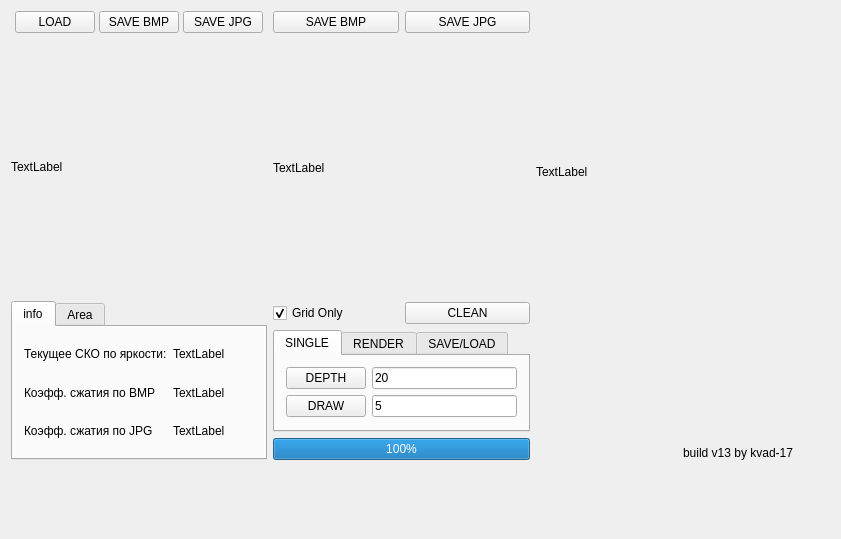
<?xml version="1.0" encoding="UTF-8"?>
<ui version="4.0">
 <class>MainWindow</class>
 <widget class="QMainWindow" name="MainWindow">
  <property name="geometry">
   <rect>
    <x>0</x>
    <y>0</y>
    <width>841</width>
    <height>539</height>
   </rect>
  </property>
  <property name="sizePolicy">
   <sizepolicy hsizetype="Fixed" vsizetype="Fixed">
    <horstretch>0</horstretch>
    <verstretch>0</verstretch>
   </sizepolicy>
  </property>
  <property name="minimumSize">
   <size>
    <width>841</width>
    <height>539</height>
   </size>
  </property>
  <property name="maximumSize">
   <size>
    <width>841</width>
    <height>539</height>
   </size>
  </property>
  <property name="windowTitle">
   <string>img-polygonizer</string>
  </property>
  <widget class="QWidget" name="centralWidget">
   <layout class="QGridLayout" name="gridLayout">
    <property name="sizeConstraint">
     <enum>QLayout::SetFixedSize</enum>
    </property>
    <item row="0" column="1">
     <layout class="QVBoxLayout" name="verticalLayout_5">
      <item>
       <layout class="QVBoxLayout" name="verticalLayout_2">
        <property name="sizeConstraint">
         <enum>QLayout::SetDefaultConstraint</enum>
        </property>
        <item>
         <layout class="QHBoxLayout" name="horizontalLayout_4">
          <item>
           <widget class="QPushButton" name="pushButton_save_work_bmp">
            <property name="text">
             <string>SAVE BMP</string>
            </property>
           </widget>
          </item>
          <item>
           <widget class="QPushButton" name="pushButton_save_work_jpg">
            <property name="text">
             <string>SAVE JPG</string>
            </property>
           </widget>
          </item>
         </layout>
        </item>
       </layout>
      </item>
      <item>
       <widget class="xyLabel" name="labelxy_img_work">
        <property name="sizePolicy">
         <sizepolicy hsizetype="MinimumExpanding" vsizetype="MinimumExpanding">
          <horstretch>0</horstretch>
          <verstretch>0</verstretch>
         </sizepolicy>
        </property>
        <property name="minimumSize">
         <size>
          <width>257</width>
          <height>257</height>
         </size>
        </property>
        <property name="maximumSize">
         <size>
          <width>1025</width>
          <height>1025</height>
         </size>
        </property>
        <property name="text">
         <string>TextLabel</string>
        </property>
       </widget>
      </item>
      <item>
       <layout class="QVBoxLayout" name="verticalLayout">
        <property name="sizeConstraint">
         <enum>QLayout::SetFixedSize</enum>
        </property>
        <item>
         <layout class="QHBoxLayout" name="horizontalLayout">
          <item>
           <widget class="QCheckBox" name="checkBox_gridonly">
            <property name="enabled">
             <bool>true</bool>
            </property>
            <property name="text">
             <string>Grid Only</string>
            </property>
            <property name="checked">
             <bool>true</bool>
            </property>
           </widget>
          </item>
          <item>
           <widget class="QPushButton" name="pushButton_drawPolyClean">
            <property name="text">
             <string>CLEAN</string>
            </property>
           </widget>
          </item>
         </layout>
        </item>
        <item>
         <widget class="QTabWidget" name="tabWidget">
          <property name="currentIndex">
           <number>0</number>
          </property>
          <widget class="QWidget" name="tab_2">
           <attribute name="title">
            <string>SINGLE</string>
           </attribute>
           <layout class="QGridLayout" name="gridLayout_3">
            <item row="0" column="1">
             <widget class="QLineEdit" name="lineEdit_polyDepth">
              <property name="text">
               <string>20</string>
              </property>
             </widget>
            </item>
            <item row="1" column="1">
             <widget class="QLineEdit" name="lineEdit_drawPolyABCDdepth">
              <property name="text">
               <string>5</string>
              </property>
             </widget>
            </item>
            <item row="1" column="0">
             <widget class="QPushButton" name="pushButton_drawPolyABCD">
              <property name="text">
               <string>DRAW</string>
              </property>
             </widget>
            </item>
            <item row="0" column="0">
             <widget class="QPushButton" name="pushButton_polySplitOnce">
              <property name="text">
               <string>DEPTH</string>
              </property>
             </widget>
            </item>
           </layout>
          </widget>
          <widget class="QWidget" name="tab">
           <attribute name="title">
            <string>RENDER</string>
           </attribute>
           <layout class="QGridLayout" name="gridLayout_4">
            <item row="1" column="0">
             <widget class="QPushButton" name="pushButton_polySplit">
              <property name="text">
               <string>RENDER</string>
              </property>
             </widget>
            </item>
            <item row="0" column="0">
             <layout class="QHBoxLayout" name="horizontalLayout_2">
              <item>
               <widget class="QSlider" name="horizontalSlider">
                <property name="maximumSize">
                 <size>
                  <width>16777215</width>
                  <height>257</height>
                 </size>
                </property>
                <property name="maximum">
                 <number>256</number>
                </property>
                <property name="value">
                 <number>127</number>
                </property>
                <property name="orientation">
                 <enum>Qt::Horizontal</enum>
                </property>
               </widget>
              </item>
              <item>
               <widget class="QLabel" name="label_progress">
                <property name="sizePolicy">
                 <sizepolicy hsizetype="Fixed" vsizetype="Fixed">
                  <horstretch>0</horstretch>
                  <verstretch>0</verstretch>
                 </sizepolicy>
                </property>
                <property name="maximumSize">
                 <size>
                  <width>16777215</width>
                  <height>257</height>
                 </size>
                </property>
                <property name="text">
                 <string>127</string>
                </property>
               </widget>
              </item>
             </layout>
            </item>
           </layout>
          </widget>
          <widget class="QWidget" name="tab_3">
           <attribute name="title">
            <string>SAVE/LOAD</string>
           </attribute>
           <layout class="QGridLayout" name="gridLayout_5">
            <item row="0" column="0">
             <layout class="QGridLayout" name="gridLayout_6">
              <item row="0" column="0">
               <widget class="QPushButton" name="pushButton_compress_save">
                <property name="text">
                 <string>save image (.pc)</string>
                </property>
               </widget>
              </item>
              <item row="1" column="0">
               <widget class="QPushButton" name="pushButton_compress_load">
                <property name="text">
                 <string>load image (.pc)</string>
                </property>
               </widget>
              </item>
             </layout>
            </item>
            <item row="0" column="1">
             <layout class="QGridLayout" name="gridLayout_7">
              <item row="0" column="0">
               <widget class="QPushButton" name="pushButton_compress_save_render">
                <property name="text">
                 <string>save render (.pcr)</string>
                </property>
               </widget>
              </item>
              <item row="1" column="0">
               <widget class="QPushButton" name="pushButton_compress_load_render">
                <property name="text">
                 <string>load render(.pcr</string>
                </property>
               </widget>
              </item>
             </layout>
            </item>
           </layout>
          </widget>
         </widget>
        </item>
        <item>
         <widget class="QProgressBar" name="progressBar">
          <property name="maximumSize">
           <size>
            <width>16777215</width>
            <height>257</height>
           </size>
          </property>
          <property name="value">
           <number>100</number>
          </property>
         </widget>
        </item>
       </layout>
      </item>
     </layout>
    </item>
    <item row="0" column="2">
     <layout class="QVBoxLayout" name="verticalLayout_6">
      <item>
       <spacer name="verticalSpacer_2">
        <property name="orientation">
         <enum>Qt::Vertical</enum>
        </property>
        <property name="sizeType">
         <enum>QSizePolicy::Minimum</enum>
        </property>
        <property name="sizeHint" stdset="0">
         <size>
          <width>20</width>
          <height>32</height>
         </size>
        </property>
       </spacer>
      </item>
      <item>
       <widget class="QLabel" name="label_img_poly">
        <property name="sizePolicy">
         <sizepolicy hsizetype="Fixed" vsizetype="Fixed">
          <horstretch>0</horstretch>
          <verstretch>0</verstretch>
         </sizepolicy>
        </property>
        <property name="minimumSize">
         <size>
          <width>257</width>
          <height>257</height>
         </size>
        </property>
        <property name="maximumSize">
         <size>
          <width>257</width>
          <height>257</height>
         </size>
        </property>
        <property name="text">
         <string>TextLabel</string>
        </property>
       </widget>
      </item>
      <item>
       <spacer name="verticalSpacer">
        <property name="orientation">
         <enum>Qt::Vertical</enum>
        </property>
        <property name="sizeHint" stdset="0">
         <size>
          <width>20</width>
          <height>40</height>
         </size>
        </property>
       </spacer>
      </item>
      <item>
       <widget class="QLabel" name="label_2">
        <property name="text">
         <string>build v13 by kvad-17</string>
        </property>
        <property name="alignment">
         <set>Qt::AlignRight|Qt::AlignTrailing|Qt::AlignVCenter</set>
        </property>
       </widget>
      </item>
     </layout>
    </item>
    <item row="0" column="0">
     <layout class="QVBoxLayout" name="verticalLayout_4">
      <property name="sizeConstraint">
       <enum>QLayout::SetFixedSize</enum>
      </property>
      <item>
       <layout class="QVBoxLayout" name="verticalLayout_3">
        <item>
         <layout class="QHBoxLayout" name="horizontalLayout_3">
          <property name="spacing">
           <number>0</number>
          </property>
          <item>
           <widget class="QPushButton" name="pushButton_load">
            <property name="sizePolicy">
             <sizepolicy hsizetype="Fixed" vsizetype="Fixed">
              <horstretch>0</horstretch>
              <verstretch>0</verstretch>
             </sizepolicy>
            </property>
            <property name="text">
             <string>LOAD</string>
            </property>
           </widget>
          </item>
          <item>
           <widget class="QPushButton" name="pushButton_save_orig_bmp">
            <property name="sizePolicy">
             <sizepolicy hsizetype="Fixed" vsizetype="Fixed">
              <horstretch>0</horstretch>
              <verstretch>0</verstretch>
             </sizepolicy>
            </property>
            <property name="text">
             <string>SAVE BMP</string>
            </property>
           </widget>
          </item>
          <item>
           <widget class="QPushButton" name="pushButton_save_orig_jpg">
            <property name="sizePolicy">
             <sizepolicy hsizetype="Fixed" vsizetype="Fixed">
              <horstretch>0</horstretch>
              <verstretch>0</verstretch>
             </sizepolicy>
            </property>
            <property name="text">
             <string>SAVE JPG</string>
            </property>
           </widget>
          </item>
         </layout>
        </item>
        <item>
         <widget class="QLabel" name="label_img_origin">
          <property name="sizePolicy">
           <sizepolicy hsizetype="Fixed" vsizetype="Fixed">
            <horstretch>0</horstretch>
            <verstretch>0</verstretch>
           </sizepolicy>
          </property>
          <property name="minimumSize">
           <size>
            <width>256</width>
            <height>256</height>
           </size>
          </property>
          <property name="maximumSize">
           <size>
            <width>257</width>
            <height>257</height>
           </size>
          </property>
          <property name="text">
           <string>TextLabel</string>
          </property>
         </widget>
        </item>
       </layout>
      </item>
      <item>
       <widget class="QTabWidget" name="tabWidget_2">
        <property name="enabled">
         <bool>true</bool>
        </property>
        <property name="sizePolicy">
         <sizepolicy hsizetype="Ignored" vsizetype="Preferred">
          <horstretch>0</horstretch>
          <verstretch>0</verstretch>
         </sizepolicy>
        </property>
        <property name="minimumSize">
         <size>
          <width>256</width>
          <height>0</height>
         </size>
        </property>
        <property name="currentIndex">
         <number>0</number>
        </property>
        <property name="tabsClosable">
         <bool>false</bool>
        </property>
        <property name="tabBarAutoHide">
         <bool>false</bool>
        </property>
        <widget class="QWidget" name="info">
         <attribute name="title">
          <string>info</string>
         </attribute>
         <layout class="QGridLayout" name="gridLayout_11">
          <item row="0" column="0">
           <layout class="QGridLayout" name="gridLayout_10">
            <item row="0" column="0">
             <widget class="QLabel" name="label_5">
              <property name="text">
               <string>Текущее СКО по яркости:</string>
              </property>
             </widget>
            </item>
            <item row="0" column="1">
             <widget class="QLabel" name="label_sko">
              <property name="text">
               <string>TextLabel</string>
              </property>
             </widget>
            </item>
            <item row="1" column="0">
             <widget class="QLabel" name="label">
              <property name="text">
               <string>Коэфф. сжатия по BMP</string>
              </property>
             </widget>
            </item>
            <item row="1" column="1">
             <widget class="QLabel" name="label_kbmp">
              <property name="text">
               <string>TextLabel</string>
              </property>
             </widget>
            </item>
            <item row="2" column="0">
             <widget class="QLabel" name="label_3">
              <property name="text">
               <string>Коэфф. сжатия по JPG</string>
              </property>
             </widget>
            </item>
            <item row="2" column="1">
             <widget class="QLabel" name="label_kjpg">
              <property name="text">
               <string>TextLabel</string>
              </property>
             </widget>
            </item>
           </layout>
          </item>
         </layout>
        </widget>
        <widget class="QWidget" name="tab_5">
         <property name="enabled">
          <bool>false</bool>
         </property>
         <attribute name="title">
          <string>Area</string>
         </attribute>
         <layout class="QGridLayout" name="gridLayout_9">
          <item row="0" column="0">
           <layout class="QGridLayout" name="gridLayout_2">
            <property name="sizeConstraint">
             <enum>QLayout::SetDefaultConstraint</enum>
            </property>
            <item row="4" column="0">
             <widget class="QLineEdit" name="lineEdit_polyDX">
              <property name="text">
               <string>256</string>
              </property>
             </widget>
            </item>
            <item row="3" column="2">
             <widget class="QPushButton" name="pushButton_polySplitPreset2">
              <property name="text">
               <string>preset 2</string>
              </property>
             </widget>
            </item>
            <item row="1" column="1">
             <widget class="QLineEdit" name="lineEdit_polyAY">
              <property name="text">
               <string>0</string>
              </property>
             </widget>
            </item>
            <item row="4" column="2">
             <widget class="QPushButton" name="pushButton_polySplitPreset3">
              <property name="text">
               <string>preset 2</string>
              </property>
             </widget>
            </item>
            <item row="1" column="2">
             <widget class="QPushButton" name="pushButton_polySplitPreset0">
              <property name="text">
               <string>preset 0</string>
              </property>
             </widget>
            </item>
            <item row="1" column="0">
             <widget class="QLineEdit" name="lineEdit_polyAX">
              <property name="text">
               <string>0</string>
              </property>
             </widget>
            </item>
            <item row="4" column="1">
             <widget class="QLineEdit" name="lineEdit_polyDY">
              <property name="text">
               <string>256</string>
              </property>
             </widget>
            </item>
            <item row="2" column="2">
             <widget class="QPushButton" name="pushButton_polySplitPreset1">
              <property name="text">
               <string>preset 1</string>
              </property>
             </widget>
            </item>
            <item row="3" column="1">
             <widget class="QLineEdit" name="lineEdit_polyCY">
              <property name="text">
               <string>256</string>
              </property>
             </widget>
            </item>
            <item row="3" column="0">
             <widget class="QLineEdit" name="lineEdit_polyCX">
              <property name="text">
               <string>0</string>
              </property>
             </widget>
            </item>
            <item row="2" column="1">
             <widget class="QLineEdit" name="lineEdit_polyBY">
              <property name="text">
               <string>0</string>
              </property>
             </widget>
            </item>
            <item row="2" column="0">
             <widget class="QLineEdit" name="lineEdit_polyBX">
              <property name="text">
               <string>256</string>
              </property>
             </widget>
            </item>
           </layout>
          </item>
         </layout>
        </widget>
       </widget>
      </item>
     </layout>
    </item>
   </layout>
  </widget>
  <widget class="QStatusBar" name="statusBar">
   <property name="sizeGripEnabled">
    <bool>false</bool>
   </property>
  </widget>
 </widget>
 <layoutdefault spacing="6" margin="11"/>
 <customwidgets>
  <customwidget>
   <class>xyLabel</class>
   <extends>QLabel</extends>
   <header>xylabel.h</header>
  </customwidget>
 </customwidgets>
 <resources/>
 <connections/>
</ui>
